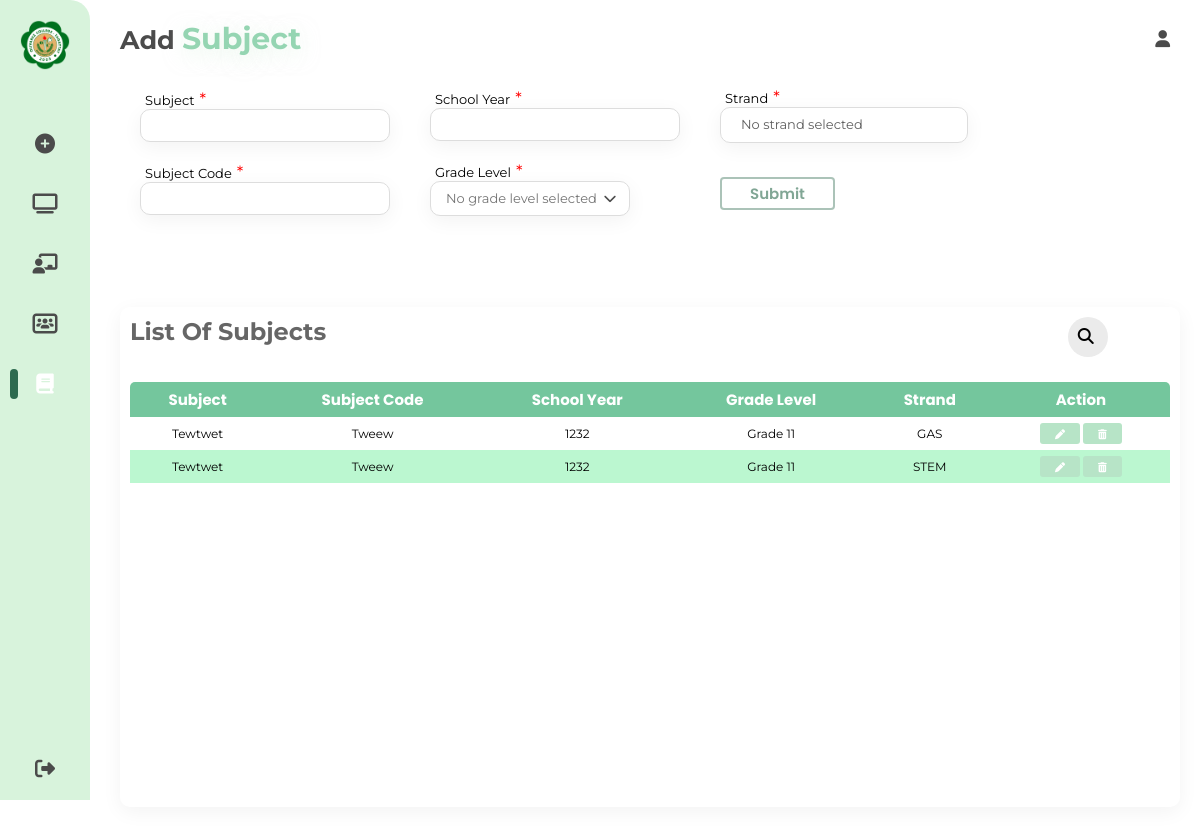
The page /subject.php on the database its author committed.
### tables this page shows
CREATE TABLE `subjects` (
  `id` int(11) NOT NULL,
  `subject_name` varchar(255) NOT NULL,
  `subject_code` varchar(255) NOT NULL,
  `school_year` varchar(255) NOT NULL,
  `grade_level` varchar(255) NOT NULL,
  `strand` varchar(255) NOT NULL
);

### subject.php (the view, shortened to what this page needs)
<?php
include('connect.php');
$sql = "SELECT * FROM subjects";
$result = $conn->query($sql);
if(isset($_GET['search'])) {
  $searchTerm = $_GET['search'];
  $result = searchTeachers($conn, $searchTerm);
} else {
  $sql = "SELECT * FROM subjects";
  $result = $conn->query($sql);}
?>
<!DOCTYPE html>
<html lang="en">
  <head>
    <link rel="stylesheet" href="subject.css" />
    <link
      rel="stylesheet"
      href="https://cdnjs.cloudflare.com/ajax/libs/font-awesome/6.5.1/css/all.min.css"
    />
  </head>
  <body>
    <div class="container">
      <nav>
        <div class="logo">
          <img src="./img/olivarez-college-tagaytay-logo.png" alt="" />
        </div>
        <ul>
          <li class="list-items">
            <a href="./generate.php"
              ><i class="fa-solid fa-circle-plus"></i
              ><span class="nav-lists">Generate Schedule</span></a
            >
          </li>
          <li class="list-items">
            <a href="./dashboard.php"
              ><i class="fa-solid fa-tv"></i
              ><span class="nav-lists">Dashboard</span></a
            >
          </li>
          <li class="list-items">
            <a href="./teachers.php"
              ><i class="fa-solid fa-chalkboard-user"></i
              ><span class="nav-lists">Teachers</span></a
            >
          </li>
          <li class="list-items">
            <a href="./section.php"
              ><i class="fa-solid fa-users-rectangle"></i
              ><span class="nav-lists">Sections</span></a
            >
          </li>
          <li class="list-items">
            <a href="./subject.php" class="active"
              ><i class="fa-solid fa-book"></i
              ><span class="nav-lists">Subjects</span></a
            >
          </li>
          <li>
            <a class="logout"
              ><i class="fa-solid fa-right-from-bracket"></i
              ><span class="nav-lists">Logout</span></a
            >
          </li>
        </ul>
      </nav>
      <section class="main-content">
        <div class="main-logo">
          <h1>Add <span>Subject</span></h1>
          <i class="fa-solid fa-user"></i>
        </div>
        <div class="inputs">
          <form  action="add_subject.php" method ="post">
            <div class="subject-code">
              <div class="subj-code">
                <span
                  >Subject<span style="color: red; font-size: 1.3em"
                    >*</span
                  ></span
                >
                <input
                  required
                  type="text"
                  class="first-name input"
                  autocomplete="off"
                  name="subject_name"
                />
              </div>
              <div class="subj-code">
                <span
                  >Subject Code<span style="color: red; font-size: 1.3em"
                    >*</span
                  ></span
                >
                <input
                  required
                  type="text"
                  class="first-name input"
                  autocomplete="off"
                  name="subject_code"
                />
              </div>
            </div>
            <div class="yrlvl-gradelvl">
              <div class="year-level">
                <span
                  >School Year<span style="color: red; font-size: 1.3em"
                    >*</span
                  ></span
                >
                <input
                  required
                  type="text"
                  class="first-name input"
                  autocomplete="off"
                  name="school_year"
                />
              </div>
              <div class="dropdown-gradelvl">
                <span class="input-info"
                  >Grade Level<span style="color: red; font-size: 1.3em"
                    >*</span
                  ></span
                >
                <input
                  type="text"
                  class="textbox-grade input"
                  placeholder="No grade level selected"
                  readonly
                  name="grade_level"
                />
                <span class="icon-down"
                  ><i class="fa-solid fa-chevron-down"></i
                ></span>
              </div>
            </div>
            <div class="strand-dropdown">
        <span class="input-info">
            Strand<span style="color: red; font-size: 1.3em">*</span>
        </span>
    </div>
            <div class="button-submit">
              <button href="" class="btn-submit">Submit</button>
            </div>
          </form>
        </div>
        <div class="teachers-lists">
          <div class="teachers-table">
            <div class="table-header">
              <h1>List of Subjects</h1>
              <div class="table-search">
              <form class="search-container" method="GET" >
                  <input id="search-box" type="text" class="search-box" name="search" placeholder="Search...">
                  <label for="search-box"><i class="fa-solid fa-magnifying-glass search-icon"></i></label>
              </form>
              </div>
            </div>
            <table class="table">
              <thead>
                <tr>
                  <th>Subject</th>
                  <th>Subject Code</th>
                  <th>School Year</th>
                  <th>Grade Level</th>
                  <th>Strand</th>
                  <th>Action</th>
                </tr>
              </thead>
              <tbody st>
              <?php
                while($row = $result->fetch_assoc()) {
                  echo "<tr>";
                  echo "<td>" . $row['subject_name'] ."</td>";
                  echo "<td>" . $row['subject_code'] ."</td>";
                  echo "<td>" . $row['school_year'] ."</td>";
                  echo "<td>" . $row['grade_level'] . "</td>";
                  echo "<td>" . $row['strand'] . "</td>";
                  echo "<td> <a href='edit_page_subjects.php?id=" . $row['id'] . "'><button><i class='fa-solid fa-pen'></i></button></a>
                  <a href='delete_subjects.php?id=" . $row['id'] . "'> <button type='submit' name='delete'><i class='fa-solid fa-trash-can'></i></button></a>
                  </td>";
                  echo "</tr>";
              }
              ?>
        </tbody>
            </table>
          </div>
      </section>
    </div>
  </body>
</html>

### rows shown on the page
subjects: subject_name "Tewtwet", subject_code "Tweew", school_year "1232", grade_level "Grade 11", strand "GAS"
subjects: subject_name "Tewtwet", subject_code "Tweew", school_year "1232", grade_level "Grade 11", strand "STEM"
